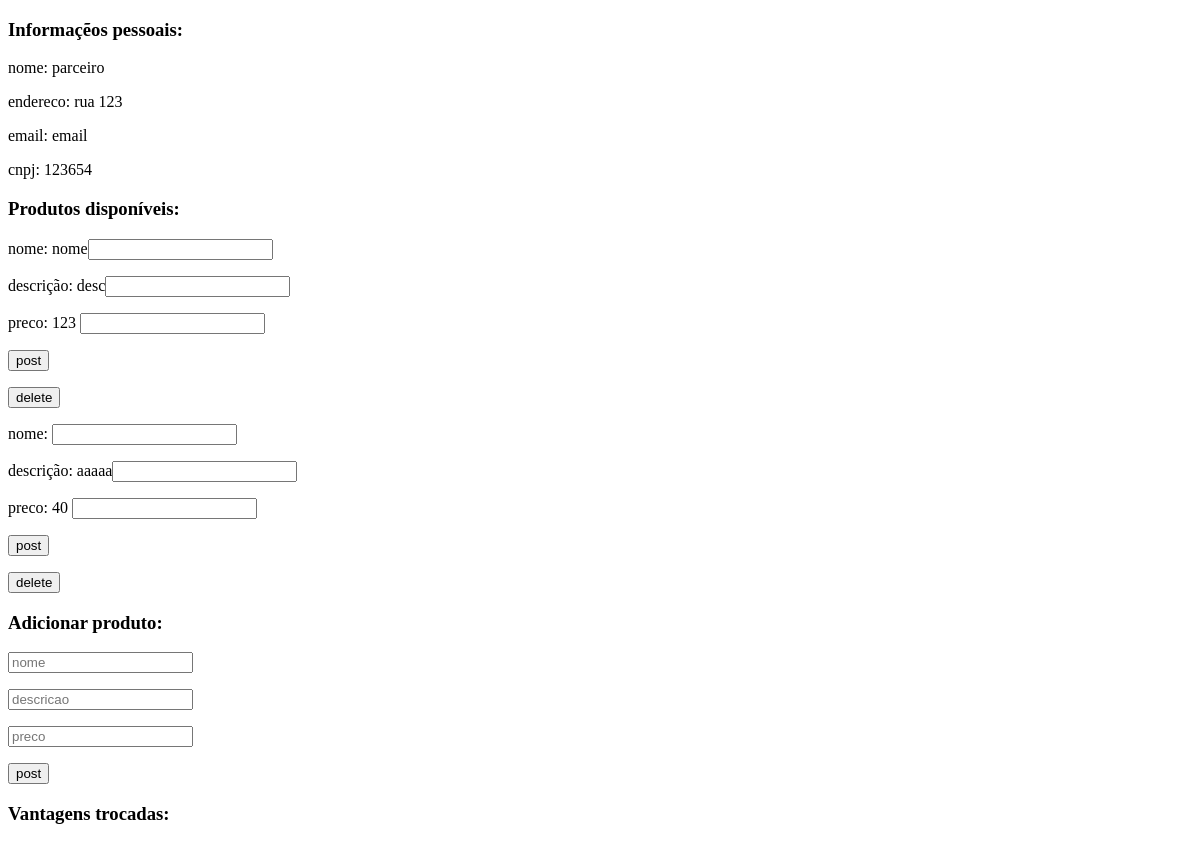
The app's page /parceiro/1, older data.
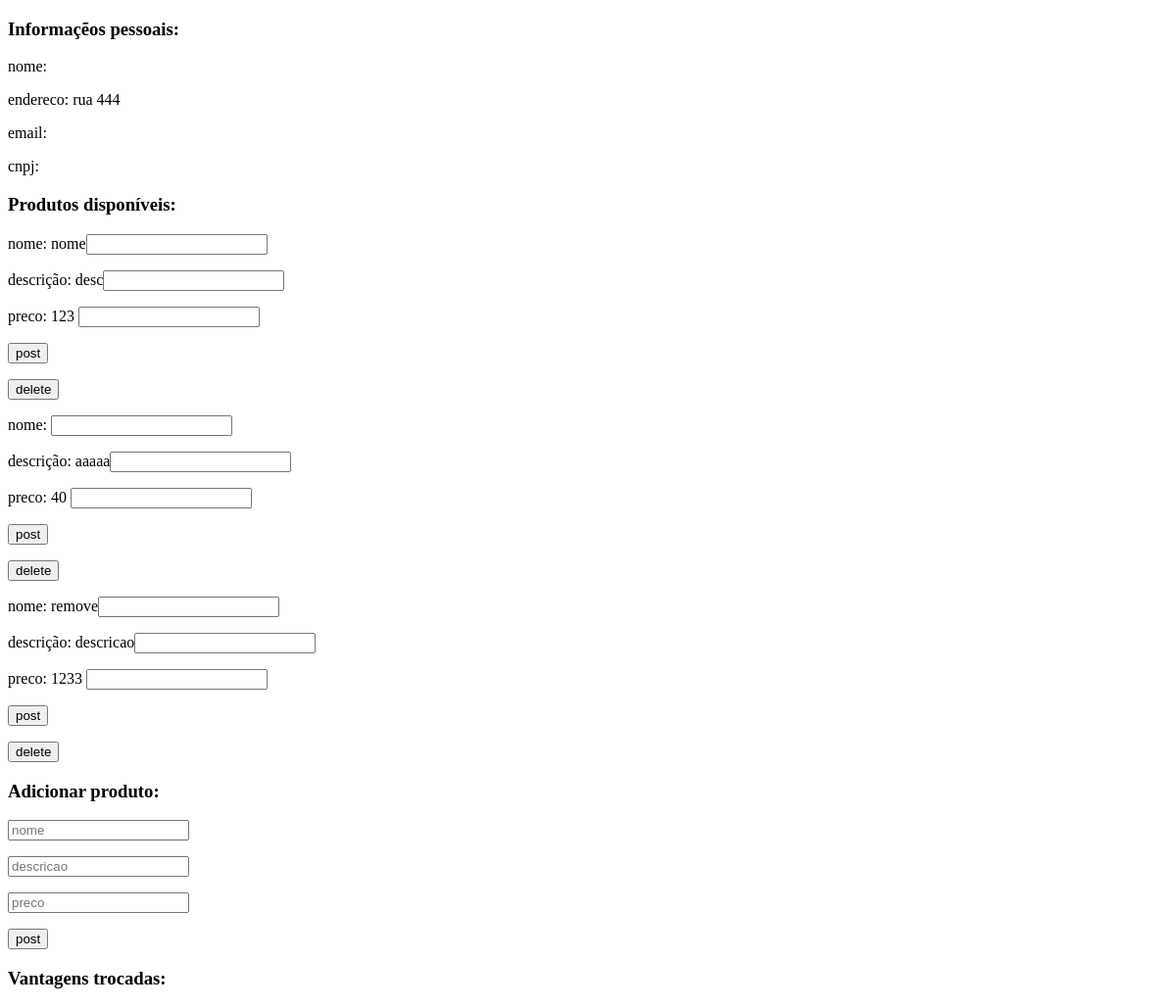
The same page, newer data.
### test.py (models this page shows)
class Parceiro(db.Model):
    id = db.Column("id_usuario", db.Integer, primary_key=True)
    nome = db.Column(db.String(100))
    endereco = db.Column(db.String(150))
    email = db.Column(db.String(50))
    senha = db.Column(db.String(40))
    cnpj = db.Column(db.Integer)
    produtos = db.relationship("Produto", backref="parceiro", lazy=True)#um parceiro tem vários produtos

class Produto(db.Model):
    id = db.Column("id_produto", db.Integer, primary_key=True)
    nome = db.Column(db.String(100))
    descricao = db.Column(db.String(320))
    preco = db.Column(db.Integer)
    id_parceiro = db.Column(db.Integer, db.ForeignKey("parceiro.id_usuario")) #relação

### test.py (the view)
@app.route("/parceiro/<int:u>", methods=["POST", "GET"])
def parceiro(u):
    parca = db.session.get(Parceiro, u)
    prod = Produto.query.filter_by(id_parceiro=u).all()
    ta = TransacaoAluno.query.filter_by(destino=u).all()
    return render_template("/parceiro.html", parca=parca, prod=prod, ta=ta)

### templates/parceiro.html (shortened to what this page needs)
<!DOCTYPE html>
<html lang="en">
<head>
</head>
<body>
    <h3>Informaçẽos pessoais: </h3>
    <p>nome: {{ parca.nome }}</p>
    <p>endereco: {{ parca.endereco }}</p>
    <p>email: {{ parca.email }}</p>
    <p>cnpj: {{ parca.cnpj}} </p>
    <h3>Produtos disponíveis: </h3>
    {% for p in prod %}
        <form action="/parceiro/{{ parca.id }}/{{ p.id }}" method="POST">
            <p>nome: {{ p.nome }}<input type="text" name="nome"/></p>
            <p>descrição: {{ p.descricao }}<input type="text" name="descricao"/></p>
            <p>preco: {{ p.preco }} <input type="number" name="preco"/></p>
            <p><input type="submit" value="post"/></p>
        </form>
        <form action="/parceiro/{{ parca.id }}/delete/{{ p.id }}" method="REMOVE">
            <input type="submit" value="delete">
        </form>
    {% endfor %}
    <h3>Adicionar produto: </h3>
    <form action="/parceiro/{{ parca.id }}/add" method="POST">
        <p><input type="text" name="nome" placeholder="nome" /></p>
        <p><input type="text" name="descricao" placeholder="descricao" /></p>
        <p><input type="number" name="preco" placeholder="preco" /></p>
        <p><input type="submit" value="post"/></p>
    </form>
    <h3>Vantagens trocadas: </h3>
</body>
</html>

Row changes from the older to the newer data that the page shows:
changed Parceiro: endereco "rua 123" → "rua 444"; nome "parceiro" → (not shown); email "email" → (not shown); cnpj "123654" → (not shown)
added Produto: nome "remove", descricao "descricao", preco "1233"
